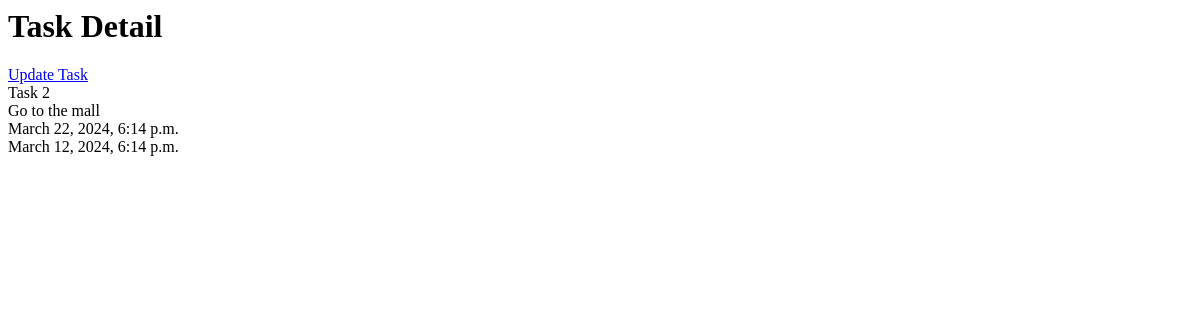
Before: /task/detail/3/ with the older database file.
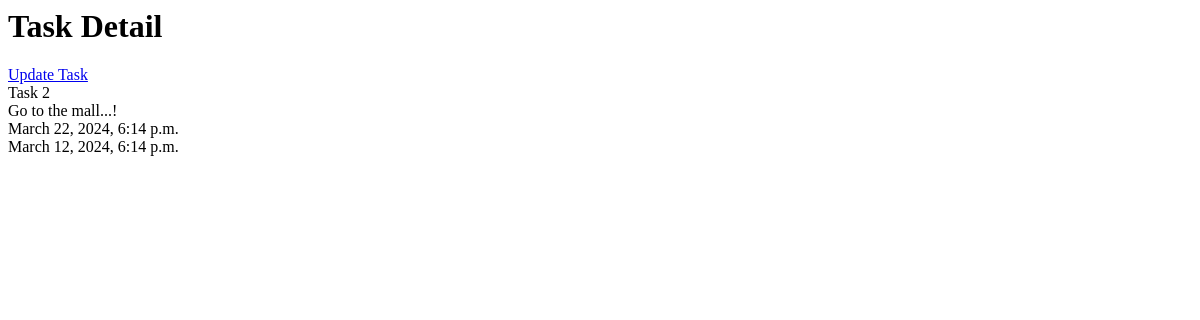
After: the same page with the newer database file.
### todo/models.py (models this page shows, shortened)
class Task(models.Model):
    title = models.CharField(max_length=50)
    description = models.TextField()
    start_date = models.DateTimeField(default=timezone.now)
    end_date = models.DateTimeField(default=timezone.now)

### todo/views.py (the view)
# urls.py: path('task/detail/<str:pk>/', TaskDetail.as_view(), name='task'),
class TaskDetail(DetailView):
    model = Task
    template_name = "todo/task_detail.html"
    context_object_name = "task"

### templates/todo/task_detail.html
<h1>Task Detail</h1>
<a href="{% url 'update_task' task.pk %}">Update Task</a> <br>
{{task.title}} <br>
{{task.description}} <br>
{{task.start_date}} <br>
{{task.end_date}}

Changed rows visible on the page:
changed Task "Task 2": description "Go to the mall" → "Go to the mall...!"
